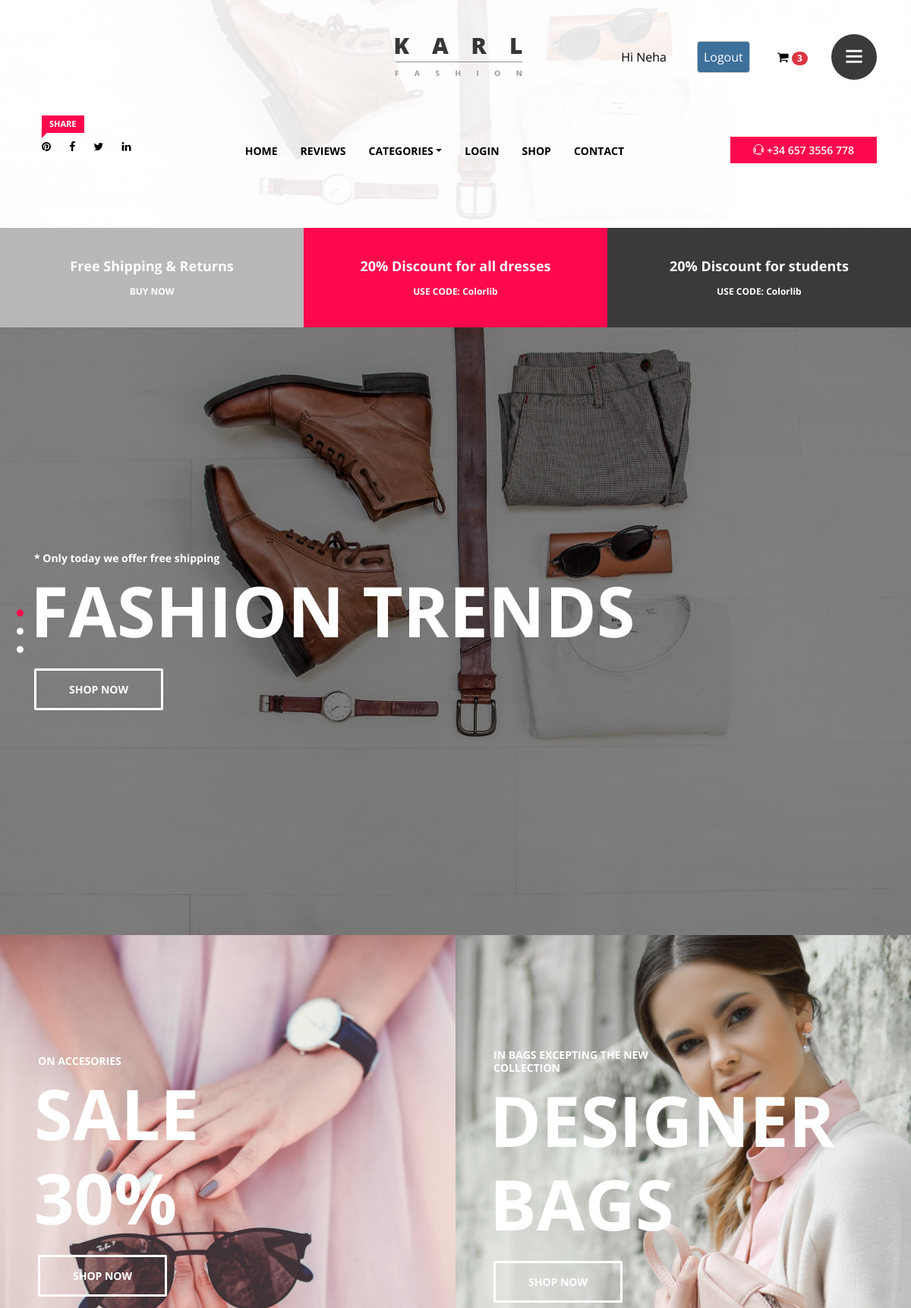
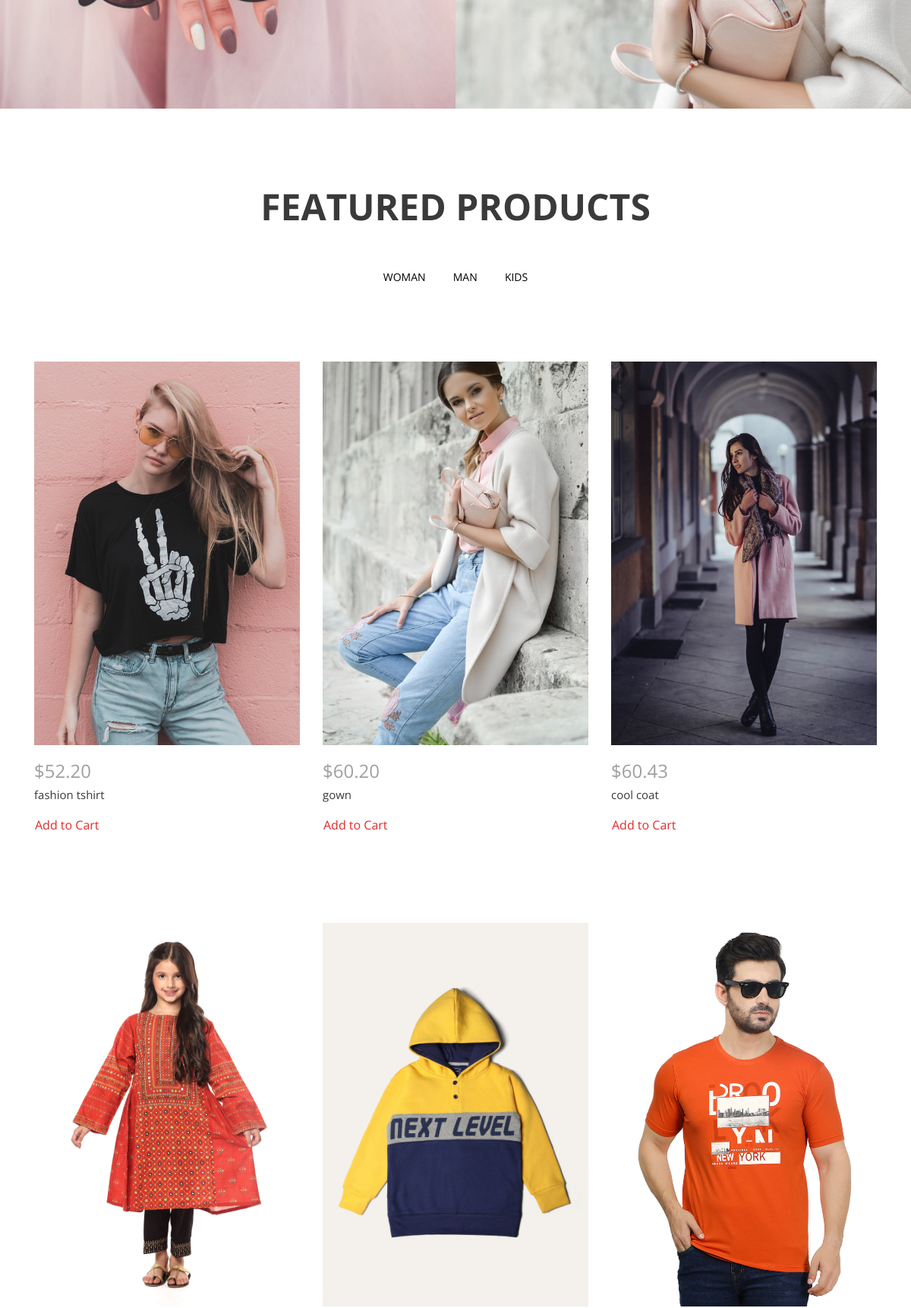
/index/ (signed in, upper part), run on the app's committed database (2 pictures, top to bottom).
### karl_products/models.py (models this page shows, shortened)
class category(models.Model):
    name = models.CharField(max_length=10)

class product(models.Model):
    name = models.CharField(max_length=30)
    price= models.DecimalField(max_digits=10, decimal_places=2)
    color = models.CharField(max_length=10)
    detail = models.TextField(max_length=1000)
    featured = models.BooleanField()
    slug = models.SlugField(default="", null=False)
    category_id = models.ForeignKey('category',on_delete=models.CASCADE , related_name='product')
    image = models.ImageField(upload_to='static/img/product-img/',default='static/img/product-img/product-1.jpg')

### karl_products/views.py (the view)
# urls.py: 2. Add a URL to urlpatterns:  path('', views.home, name='home')
def home(request):
    featured_products = product.objects.filter(featured=True)
    reviews = Review.objects.all()
    data = category.objects.all()
    product_data = product.objects.all()
    return render(request, 'index.html', {'category': data , 'product' : product_data , 'featured': featured_products, 'reviews': reviews })

### karl_products/context_processors.py (called while the page is built)
def cart_count(request):
    cart = Cart.objects.filter(user=request.user.id, active=True).first()
    count = cart.products.count() if cart else 0
    return {'cart_count': count}

### karl_products/templates/index.html (shortened to what this page needs)
{% extends 'base.html' %}
{% block body %}
        <section class="welcome_area">
            <div class="welcome_slides owl-carousel">
                <div class="single_slide height-800 bg-img background-overlay" style="background-image: url(../static/img/bg-img/bg-1.jpg);">
                    <div class="container h-100">
                        <div class="row h-100 align-items-center">
                            <div class="col-12">
                                <div class="welcome_slide_text">
                                    <h6 data-animation="bounceInDown" data-delay="0" data-duration="500ms">* Only today we offer free shipping</h6>
                                    <h2 data-animation="fadeInUp" data-delay="500ms" data-duration="500ms">Fashion Trends</h2>
                                    <a href="/shop" class="btn karl-btn" data-animation="fadeInUp" data-delay="1s" data-duration="500ms">Shop Now</a>
                                </div>
                            </div>
                        </div>
                    </div>
                </div>
            </div>
        </section>
        <section class="top_catagory_area d-md-flex clearfix">
            <div class="single_catagory_area d-flex align-items-center bg-img" style="background-image: url(../static/img/bg-img/bg-2.jpg);">
                <div class="catagory-content">
                    <h6>On Accesories</h6>
                    <h2>Sale 30%</h2>
                    <a href="/shop" class="btn karl-btn">SHOP NOW</a>
                </div>
            </div>
            <div class="single_catagory_area d-flex align-items-center bg-img" style="background-image: url(../static/img/bg-img/bg-3.jpg);">
                <div class="catagory-content">
                    <h6>in Bags excepting the new collection</h6>
                    <h2>Designer bags</h2>
                    <a href="/shop" class="btn karl-btn">SHOP NOW</a>
                </div>
            </div>
        </section>
        <section class="new_arrivals_area section_padding_100_0 clearfix">
            <div class="container">
                <div class="row">
                    <div class="col-12">
                        <div class="section_heading text-center">
                            <h2>Featured Products</h2>
                        </div>
                    </div>
                </div>
            </div>
            <div class="karl-projects-menu mb-100">
                <div class="text-center portfolio-menu">
                    {% for category in category %}
                    <button class="btn"><a href="/category/{{ category.name }}">{{ category.name }}</a></button>
                    {% endfor %}
                </div>
            </div>
            <div class="container">
                <div class="row karl-new-arrivals">
                    {% for product in featured %}
                    <div class="col-12 col-sm-6 col-md-4 single_gallery_item women wow fadeInUpBig" data-wow-delay="0.2s">
                        <a href="../single/{{ product.slug }}">
                        <div class="product-img">
                            <img src="../{{ product.image }}" alt="" style="width: 100%; height: 505px;">
                        </div>
                        <div class="product-description">
                            <h4 class="product-price">${{ product.price }}</h4>
                            <p>{{ product.name }}</p>
                            <form method="POST" action="{% url 'add_to_cart' product.slug %}">
                                <button type="submit" class="btn btn-primary add-to-cart-custom">Add to Cart</button>
                            </form>
                        </div>
                    </a>
                    </div>
                    {% endfor %}
                </div>
            </div>
        </section>
                </div>
{% endblock body %}

### karl_products/templates/base.html (shortened to what this page needs)
{% load static %}
<!DOCTYPE html>
<html lang="en">
<head>
    <link rel="stylesheet" href="../static/includes/slick/slick-theme.css">
    <link rel="stylesheet" href="../static/includes/slick/slick.css">
    <link rel="stylesheet" href="{% static 'css/core-style.css' %}">
    <link rel="stylesheet" href="{% static 'css/style.css' %}">
    <link href="{% static 'css/responsive.css' %}" rel="stylesheet">
</head>
<body>
    <div class="catagories-side-menu">
        <div id="sideMenuClose">
        </div>
        <div class="nav-side-menu">
            <div class="menu-list">
                <h6>Categories</h6>
                <ul id="menu-content" class="menu-content collapse out">
                    {% for category in category %}
                    <li data-toggle="collapse" data-target="#footwear" class="collapsed">
                        <a href="/category/{{ category.name }}">{{ category.name }}</a>
                    </li>
                    {% endfor %}
                </ul>
            </div>
        </div>
    </div>
    <div id="wrapper">
        <header class="header_area background-overlay-white" style="background-image: url(../../static/img/bg-img/bg-1.jpg);">
            <div class="top_header_area">
                <div class="container h-100">
                    <div class="row h-100 align-items-center justify-content-end">
                        <div class="col-12 col-lg-7">
                            <div class="top_single_area d-flex align-items-center">
                                <div class="top_logo">
                                    <a href="/index"><img src="\static/img/core-img/logo.png" alt=""></a>
                                </div>
                                <div class="header-cart-menu d-flex align-items-center ml-auto">
                                    <p style="text-transform: capitalize; color: black;">Hi {{ request.user }}</p>
                                    <p class="para-signup"><a style="color: white;" href="{% url 'logout' %}">Logout</a></p>
                                    <div class="cart-icon">
                                        <a href="{% url 'cart' %}" class="nav-link">
                                            <i class="fa fa-shopping-cart"></i>
                                            {% if cart_count > 0 %}
                                                <span class="badge badge-pill badge-danger">{{ cart_count }}</span>
                                            {% endif %}
                                        </a>
                                      </div>
                                    <div class="header-right-side-menu ml-15">
                                        <a href="#" id="sideMenuBtn"><i class="ti-menu" aria-hidden="true"></i></a>
                                    </div>
                                </div>
                            </div>
                        </div>
                    </div>
                </div>
            </div>
            <div class="main_header_area">
                <div class="container h-100">
                    <div class="row h-100">
                        <div class="col-12 d-md-flex justify-content-between">
                            <div class="header-social-area">
                                <a href="#"><span class="karl-level">Share</span> <i class="fa fa-pinterest" aria-hidden="true"></i></a>
                                <a href="#"><i class="fa fa-facebook" aria-hidden="true"></i></a>
                                <a href="#"><i class="fa fa-twitter" aria-hidden="true"></i></a>
                                <a href="#"><i class="fa fa-linkedin" aria-hidden="true"></i></a>
                            </div>
                            <div class="main-menu-area">
                                <nav class="navbar navbar-expand-lg align-items-start">
                                    <div class="collapse navbar-collapse align-items-start collapse" id="karl-navbar">
                                        <ul class="navbar-nav animated" id="nav">
                                            <li class="nav-item active"><a class="nav-link" href="/index">Home</a></li>
                                            <li class="nav-item active"><a class="nav-link" href="/review">Reviews</a></li>
                                            <li class="nav-item dropdown">
                                                <a class="nav-link dropdown-toggle" href="" id="karlDropdown" role="button" data-toggle="dropdown" aria-haspopup="true" aria-expanded="false">Categories</a>
                                            </li>
                                            <li class="nav-item"><a class="nav-link" href="/login">Login</a></li>
                                            <li class="nav-item"><a class="nav-link" href="/shop">Shop</a></li>
                                            <li class="nav-item"><a class="nav-link" href="/contact">Contact</a></li>
                                        </ul>
                                    </div>
                                </nav>
                            </div>
                            <div class="help-line">
                                <a href="tel:+346573556778"><i class="ti-headphone-alt"></i> +34 657 3556 778</a>
                            </div>
                        </div>
                    </div>
                </div>
            </div>
        </header>
        <section class="top-discount-area d-md-flex align-items-center">
            <div class="single-discount-area">
                <h5>Free Shipping &amp; Returns</h5>
                <h6><a href="#">BUY NOW</a></h6>
            </div>
            <div class="single-discount-area">
                <h5>20% Discount for all dresses</h5>
                <h6>USE CODE: Colorlib</h6>
            </div>
            <div class="single-discount-area">
                <h5>20% Discount for students</h5>
                <h6>USE CODE: Colorlib</h6>
            </div>
        </section>
{% block body %}{% endblock body %}

### data on the page
category: name "WOMAN"
category: name "MAN"
category: name "KIDS"
product: image (picture), price "52.20", name "fashion tshirt"
product: image (picture), price "60.20", name "gown"
product: image (picture), price "60.43", name "cool coat"
product: image (picture)
product: image (picture)
product: image (picture)

### other printed values
{{ request.user }} "Neha"
{{ cart_count }} "3"
